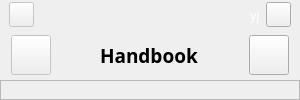
      <widget class="QWidget" name="page_handbook">
       <layout class="QVBoxLayout" name="verticalLayout_12">
        <property name="spacing">
         <number>0</number>
        </property>
        <property name="leftMargin">
         <number>0</number>
        </property>
        <property name="topMargin">
         <number>0</number>
        </property>
        <property name="rightMargin">
         <number>0</number>
        </property>
        <property name="bottomMargin">
         <number>0</number>
        </property>
        <item>
         <widget class="QFrame" name="frame_handbookBar">
          <property name="minimumSize">
           <size>
            <width>0</width>
            <height>30</height>
           </size>
          </property>
          <property name="maximumSize">
           <size>
            <width>16777215</width>
            <height>30</height>
           </size>
          </property>
          <property name="styleSheet">
           <string notr="true"/>
          </property>
          <property name="frameShape">
           <enum>QFrame::NoFrame</enum>
          </property>
          <property name="frameShadow">
           <enum>QFrame::Raised</enum>
          </property>
          <property name="lineWidth">
           <number>0</number>
          </property>
          <layout class="QHBoxLayout" name="horizontalLayout_30">
           <property name="topMargin">
            <number>2</number>
           </property>
           <property name="bottomMargin">
            <number>2</number>
           </property>
           <item>
            <widget class="QPushButton" name="btn_user_settings_handbook_2">
             <property name="enabled">
              <bool>false</bool>
             </property>
             <property name="sizePolicy">
              <sizepolicy hsizetype="Fixed" vsizetype="Fixed">
               <horstretch>0</horstretch>
               <verstretch>0</verstretch>
              </sizepolicy>
             </property>
             <property name="minimumSize">
              <size>
               <width>25</width>
               <height>25</height>
              </size>
             </property>
             <property name="maximumSize">
              <size>
               <width>25</width>
               <height>25</height>
              </size>
             </property>
             <property name="styleSheet">
              <string notr="true"/>
             </property>
             <property name="text">
              <string/>
             </property>
             <property name="iconSize">
              <size>
               <width>20</width>
               <height>20</height>
              </size>
             </property>
            </widget>
           </item>
           <item>
            <widget class="QLabel" name="label_user_id_handbook_2">
             <property name="enabled">
              <bool>true</bool>
             </property>
             <property name="styleSheet">
              <string notr="true">color:transparent</string>
             </property>
             <property name="text">
              <string>yj</string>
             </property>
             <property name="textFormat">
              <enum>Qt::AutoText</enum>
             </property>
            </widget>
           </item>
           <item>
            <spacer name="horizontalSpacer_44">
             <property name="orientation">
              <enum>Qt::Horizontal</enum>
             </property>
             <property name="sizeHint" stdset="0">
              <size>
               <width>40</width>
               <height>20</height>
              </size>
             </property>
            </spacer>
           </item>
           <item>
            <widget class="QLabel" name="icon_settings_2">
             <property name="minimumSize">
              <size>
               <width>20</width>
               <height>20</height>
              </size>
             </property>
             <property name="maximumSize">
              <size>
               <width>20</width>
               <height>20</height>
              </size>
             </property>
             <property name="text">
              <string/>
             </property>
             <property name="pixmap">
              <pixmap resource="../src/ressources.qrc">:/icons/icons/book.png</pixmap>
             </property>
             <property name="scaledContents">
              <bool>true</bool>
             </property>
             <property name="alignment">
              <set>Qt::AlignCenter</set>
             </property>
            </widget>
           </item>
           <item>
            <spacer name="horizontalSpacer_45">
             <property name="orientation">
              <enum>Qt::Horizontal</enum>
             </property>
             <property name="sizeHint" stdset="0">
              <size>
               <width>40</width>
               <height>20</height>
              </size>
             </property>
            </spacer>
           </item>
           <item>
            <widget class="QLabel" name="label_user_id_handbook">
             <property name="styleSheet">
              <string notr="true">color:white; font:10pt;</string>
             </property>
             <property name="text">
              <string>yj</string>
             </property>
             <property name="textFormat">
              <enum>Qt::AutoText</enum>
             </property>
            </widget>
           </item>
           <item>
            <widget class="QPushButton" name="btn_user_settings_handbook">
             <property name="sizePolicy">
              <sizepolicy hsizetype="Fixed" vsizetype="Fixed">
               <horstretch>0</horstretch>
               <verstretch>0</verstretch>
              </sizepolicy>
             </property>
             <property name="minimumSize">
              <size>
               <width>25</width>
               <height>25</height>
              </size>
             </property>
             <property name="maximumSize">
              <size>
               <width>25</width>
               <height>25</height>
              </size>
             </property>
             <property name="text">
              <string/>
             </property>
             <property name="icon">
              <iconset resource="../src/ressources.qrc">
               <normaloff>:/icons/icons/user_w.png</normaloff>:/icons/icons/user_w.png</iconset>
             </property>
             <property name="iconSize">
              <size>
               <width>20</width>
               <height>20</height>
              </size>
             </property>
            </widget>
           </item>
          </layout>
         </widget>
        </item>
        <item>
         <widget class="QFrame" name="frame_controlBar_4">
          <property name="minimumSize">
           <size>
            <width>0</width>
            <height>50</height>
           </size>
          </property>
          <property name="maximumSize">
           <size>
            <width>16777215</width>
            <height>50</height>
           </size>
          </property>
          <property name="frameShape">
           <enum>QFrame::NoFrame</enum>
          </property>
          <property name="frameShadow">
           <enum>QFrame::Raised</enum>
          </property>
          <property name="lineWidth">
           <number>0</number>
          </property>
          <layout class="QHBoxLayout" name="horizontalLayout_29">
           <property name="spacing">
            <number>4</number>
           </property>
           <property name="leftMargin">
            <number>11</number>
           </property>
           <property name="topMargin">
            <number>5</number>
           </property>
           <property name="rightMargin">
            <number>11</number>
           </property>
           <property name="bottomMargin">
            <number>5</number>
           </property>
           <item>
            <widget class="QPushButton" name="btn_menu_settings_3">
             <property name="enabled">
              <bool>false</bool>
             </property>
             <property name="sizePolicy">
              <sizepolicy hsizetype="Fixed" vsizetype="Fixed">
               <horstretch>0</horstretch>
               <verstretch>0</verstretch>
              </sizepolicy>
             </property>
             <property name="minimumSize">
              <size>
               <width>40</width>
               <height>40</height>
              </size>
             </property>
             <property name="maximumSize">
              <size>
               <width>40</width>
               <height>40</height>
              </size>
             </property>
             <property name="text">
              <string/>
             </property>
             <property name="iconSize">
              <size>
               <width>30</width>
               <height>30</height>
              </size>
             </property>
            </widget>
           </item>
           <item>
            <spacer name="horizontalSpacer_37">
             <property name="orientation">
              <enum>Qt::Horizontal</enum>
             </property>
             <property name="sizeType">
              <enum>QSizePolicy::Fixed</enum>
             </property>
             <property name="sizeHint" stdset="0">
              <size>
               <width>5</width>
               <height>20</height>
              </size>
             </property>
            </spacer>
           </item>
           <item>
            <spacer name="horizontalSpacer_40">
             <property name="orientation">
              <enum>Qt::Horizontal</enum>
             </property>
             <property name="sizeHint" stdset="0">
              <size>
               <width>40</width>
               <height>20</height>
              </size>
             </property>
            </spacer>
           </item>
           <item>
            <widget class="QLabel" name="label_settings_2">
             <property name="font">
              <font>
               <family>Century Gothic</family>
               <pointsize>14</pointsize>
               <weight>75</weight>
               <italic>false</italic>
               <bold>true</bold>
              </font>
             </property>
             <property name="styleSheet">
              <string notr="true">color:black; font: bold 14pt;</string>
             </property>
             <property name="text">
              <string>Handbook</string>
             </property>
            </widget>
           </item>
           <item>
            <spacer name="horizontalSpacer_42">
             <property name="orientation">
              <enum>Qt::Horizontal</enum>
             </property>
             <property name="sizeType">
              <enum>QSizePolicy::Expanding</enum>
             </property>
             <property name="sizeHint" stdset="0">
              <size>
               <width>40</width>
               <height>20</height>
              </size>
             </property>
            </spacer>
           </item>
           <item>
            <spacer name="horizontalSpacer_43">
             <property name="orientation">
              <enum>Qt::Horizontal</enum>
             </property>
             <property name="sizeType">
              <enum>QSizePolicy::Fixed</enum>
             </property>
             <property name="sizeHint" stdset="0">
              <size>
               <width>7</width>
               <height>20</height>
              </size>
             </property>
            </spacer>
           </item>
           <item>
            <widget class="QPushButton" name="btn_menu_settings_4">
             <property name="sizePolicy">
              <sizepolicy hsizetype="Fixed" vsizetype="Fixed">
               <horstretch>0</horstretch>
               <verstretch>0</verstretch>
              </sizepolicy>
             </property>
             <property name="minimumSize">
              <size>
               <width>40</width>
               <height>40</height>
              </size>
             </property>
             <property name="maximumSize">
              <size>
               <width>40</width>
               <height>40</height>
              </size>
             </property>
             <property name="text">
              <string/>
             </property>
             <property name="icon">
              <iconset resource="../src/ressources.qrc">
               <normaloff>:/icons/icons/menu.png</normaloff>:/icons/icons/menu.png</iconset>
             </property>
             <property name="iconSize">
              <size>
               <width>30</width>
               <height>30</height>
              </size>
             </property>
            </widget>
           </item>
          </layout>
         </widget>
        </item>
        <item>
         <widget class="QFrame" name="frame_handbook">
          <property name="frameShape">
           <enum>QFrame::StyledPanel</enum>
          </property>
          <property name="frameShadow">
           <enum>QFrame::Raised</enum>
          </property>
         </widget>
        </item>
       </layout>
      </widget>
